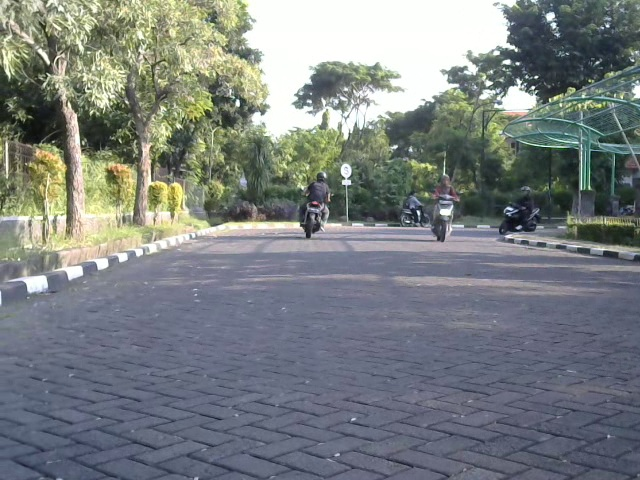
#> input picture input1.jpg, 640 x 480 px, given in place of the camera
$ python blobdetection.py
#> lines starting #> are read from the running program, lines starting #| are printed output that depends on the picture; after the words box and inside, x2 and y2 are one past the last pixel; in counts of white or black regions, pixels touching at a corner belong together
import cv2
import numpy as np

# Buka input stream dari webcam
webcam = cv2.VideoCapture(0)

# Dapatkan dimensi frame webcam
ret, img = webcam.read()
#> img is the input picture: shape (480, 640, 3); mean B, G, R 128.3, 127.8, 122.1
height, width, _ = img.shape
#> height = 480; width = 640

# Koordinat pusat frame
center_x = width // 2
#> center_x = 320
center_y = height // 2
#> center_y = 240

X, Y = 0, 0

while True:
    # Baca frame dari webcam
    ret, img = webcam.read()

    if not ret:
        print("Tidak dapat membaca frame dari webcam.")
        break

    # Konversi gambar dari BGR ke HSV
    imgHSV = cv2.cvtColor(img, cv2.COLOR_BGR2HSV)
#> imgHSV: shape (480, 640, 3); mean H, S, V 85.2, 47.4, 137.8

    lower = np.array([15, 98, 126])
    upper = np.array([105, 203, 225])
    mask = cv2.inRange(imgHSV, lower, upper)
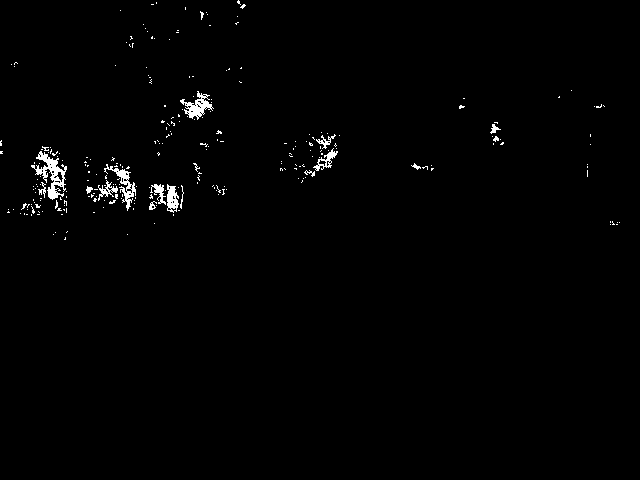
#> mask: shape (480, 640); 1.1% white; 259 white regions (242 under 20 px), largest, box (x1, y1, x2, y2) and area: (31, 151, 67, 200) 627, (180, 91, 214, 120) 379, (104, 164, 136, 211) 363
    mask_bgr = cv2.cvtColor(mask, cv2.COLOR_GRAY2BGR)

    # Tambahkan garis koordinat tengah
    cv2.line(mask_bgr, (center_x, 0), (center_x, height), (255, 0, 0), 2)  # Garis vertikal hijau
    cv2.line(mask_bgr, (0, center_y), (width, center_y), (255, 0, 0), 2)   # Garis horizontal hijau

    # Hitung momen dari gambar biner
    M = cv2.moments(mask)
#> M = moments, m00 827475, centre m10/m00, m01/m00 = (167.2, 162.2)

    if M["m00"] != 0:
        # Hitung koordinat x, y dari pusat objek yang terdeteksi
        cX = int(M["m10"] / M["m00"])
#> cX = 167
        cY = int(M["m01"] / M["m00"])
#> cY = 162
        X = cX - center_x
#> X = -153
        Y = cY - center_y
#> Y = -78
        cv2.circle(mask_bgr, (cX, cY), 5, (0, 0, 255), -1)
#> mask_bgr: shape (480, 640, 3); mean B, G, R 5.4, 2.7, 2.7
        cv2.putText(mask_bgr, f"({X}, {Y})", (cX, cY), cv2.FONT_HERSHEY_SIMPLEX, 1, (0, 0, 255), 2)
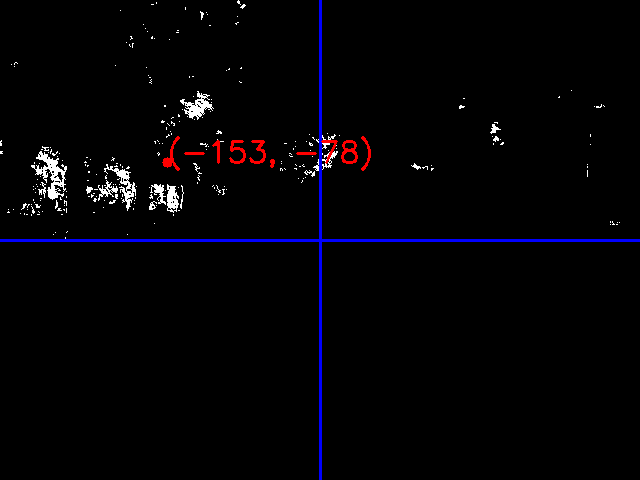
#> mask_bgr: shape (480, 640, 3); mean B, G, R 5.4, 2.6, 3.6
    else:
        print("Tidak ada area yang terdeteksi.")

    # Gabungkan gambar asli dengan mask_bgr untuk menampilkan hasil akhir
    output = cv2.addWeighted(img, 0.7, mask_bgr, 0.3, 0)
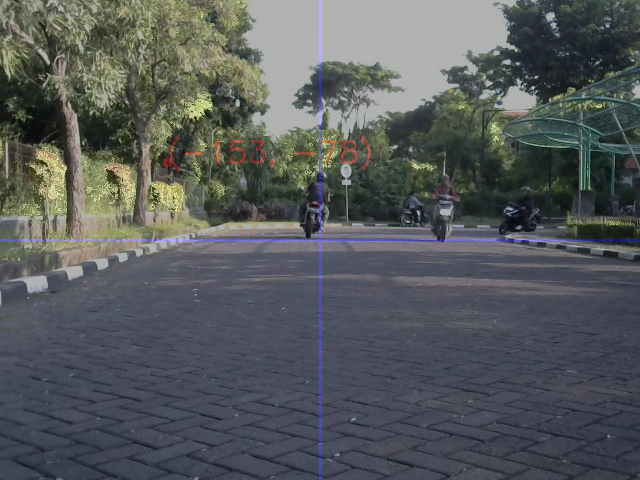
#> output: shape (480, 640, 3); mean B, G, R 91.4, 90.2, 86.5

    # Tampilkan gambar hasil
    cv2.imshow("KOORDINAT GAMBAR", mask_bgr)
    cv2.imshow("GAMBAR ASLI", output)
    print(X, Y)
#| -153 -78

    key = cv2.waitKey(1)
#> (key Esc is pressed here)
    if key == 27:
        break

webcam.release()
cv2.destroyAllWindows()
